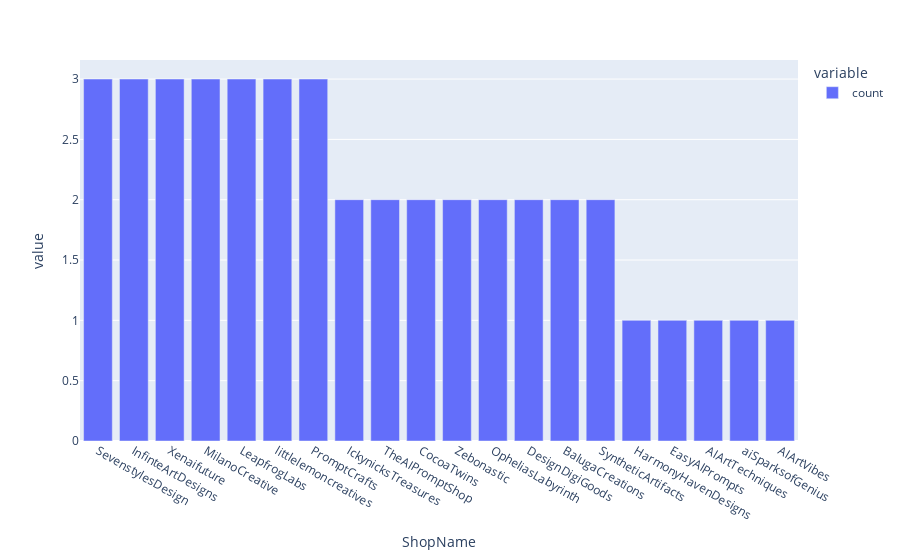

Notebook cell for this chart:
### Code cell
fig = px.bar(df.ShopName.value_counts().head(20))
fig.show()

### Figure 1 — Plotly figure (JSON) as saved in the notebook; plotly's stock layout.template omitted (floating-point values rounded to 4 significant figures)
{"data": [{"alignmentgroup": "True", "hovertemplate": "variable=count<br>ShopName=%{x}<br>value=%{y}<extra></extra>", "legendgroup": "count", "marker": {"color": "#636efa", "pattern": {"shape": ""}}, "name": "count", "offsetgroup": "count", "orientation": "v", "showlegend": true, "textposition": "auto", "type": "bar", "x": ["SevenstylesDesign", "InfinteArtDesigns", "Xenaifuture", "MilanoCreative", "LeapfrogLabs", "littlelemoncreatives", "PromptCrafts", "IckynicksTreasures", "TheAIPromptShop", "CocoaTwins", "Zebonastic", "OpheliasLabyrinth", "DesignDigiGoods", "BalugaCreations", "SyntheticArtifacts", "HarmonyHavenDesigns", "EasyAIPrompts", "AIArtTechniques", "aiSparksofGenius", "AIArtVibes"], "xaxis": "x", "y": [3, 3, 3, 3, 3, 3, 3, 2, 2, 2, 2, 2, 2, 2, 2, 1, 1, 1, 1, 1], "yaxis": "y"}], "layout": {"barmode": "relative", "legend": {"title": {"text": "variable"}, "tracegroupgap": 0}, "margin": {"t": 60}, "xaxis": {"anchor": "y", "domain": [0, 1], "title": {"text": "ShopName"}}, "yaxis": {"anchor": "x", "domain": [0, 1], "title": {"text": "value"}}}}
